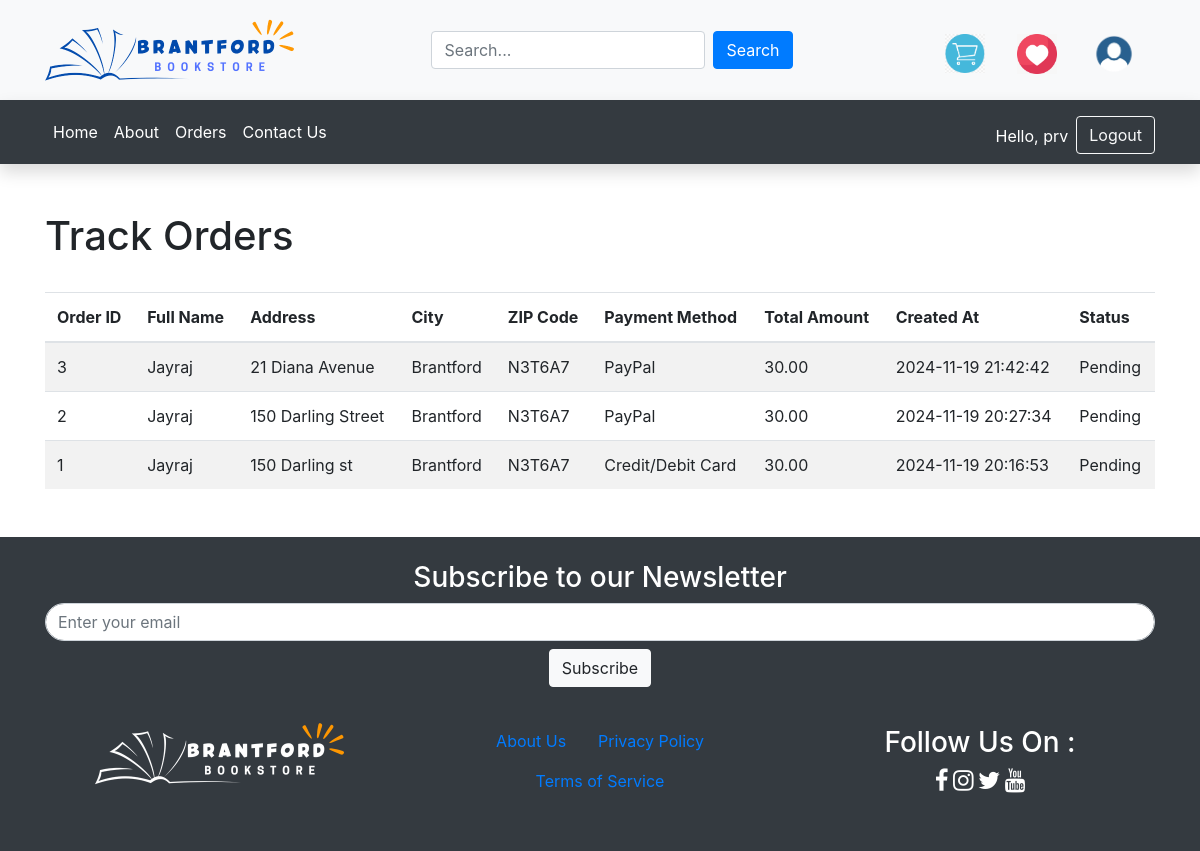
/track_order.php (signed in), run on an earlier commit of the app's database.
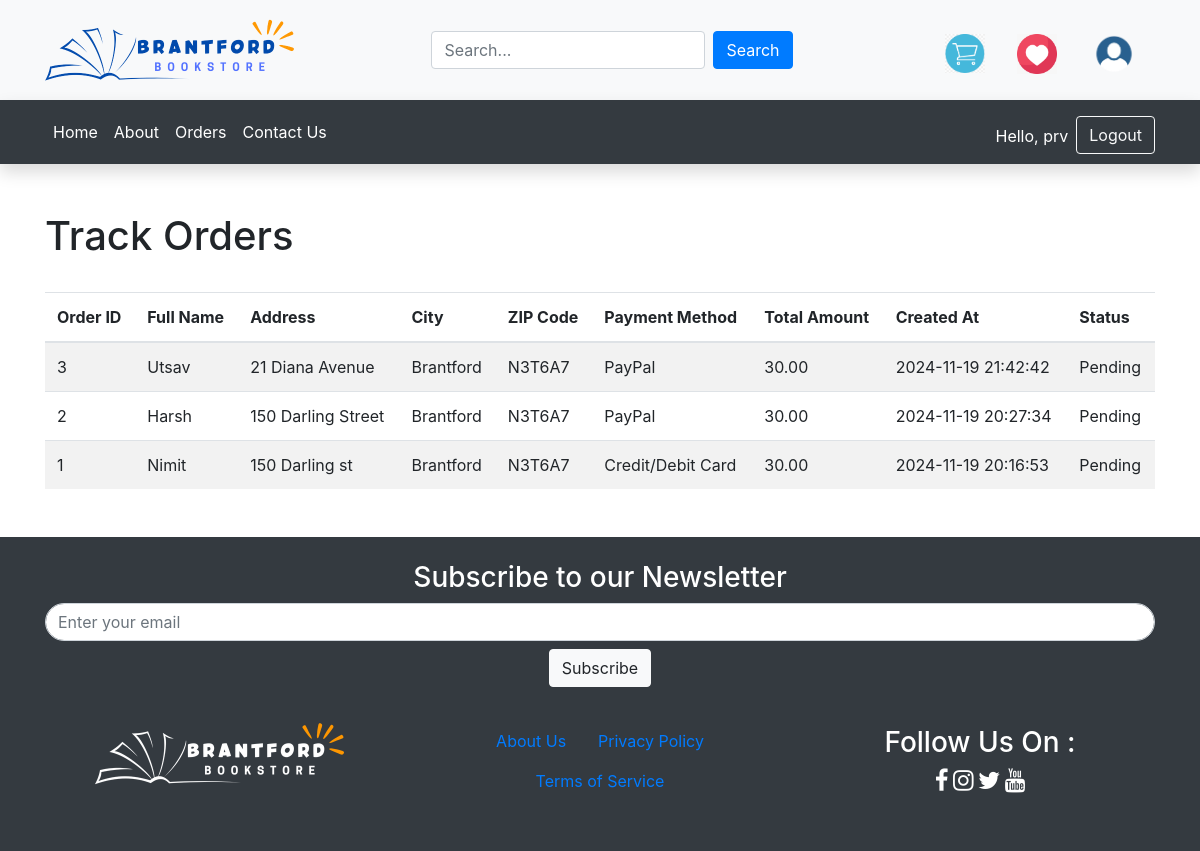
And on a later commit of the database.
### tables this page shows
CREATE TABLE `orders` (
  `id` int(11) NOT NULL,
  `user_id` int(11) NOT NULL,
  `full_name` varchar(255) NOT NULL,
  `address` varchar(255) NOT NULL,
  `city` varchar(255) NOT NULL,
  `zip_code` varchar(10) NOT NULL,
  `payment_method` varchar(50) NOT NULL,
  `total_amount` decimal(10,2) NOT NULL,
  `created_at` timestamp NOT NULL DEFAULT current_timestamp()
);

### track_order.php (the view, shortened to what this page needs)
<?php
include 'config/database.php';
$user_id = $_SESSION['user_id'];
$sql = "
    SELECT o.id AS order_id, o.full_name, o.address, o.city, o.zip_code,
           o.payment_method, o.total_amount, o.created_at, o.status, o.created_at
    FROM orders o
    WHERE o.user_id = ?
    ORDER BY o.created_at DESC
";
$stmt = $db->prepare($sql);
$stmt->bind_param("i", $user_id);
$stmt->execute();
$result = $stmt->get_result();
?>
<?php include 'components/header.php'; ?>
<div class="container mt-5 mb-5">
    <h1 class="txt-center">Track Orders</h1>
    <br>
    <?php
    if ($result->num_rows > 0) {
        echo "<table class='table table-striped'>";
        echo "<thead><tr>
            <th>Order ID</th>
            <th>Full Name</th>
            <th>Address</th>
            <th>City</th>
            <th>ZIP Code</th>
            <th>Payment Method</th>
            <th>Total Amount</th>
            <th>Created At</th>
            <th>Status</th>
          </tr></thead>";
        echo "<tbody>";
        while ($row = $result->fetch_assoc()) {
            echo "<tr>
                <td>{$row['order_id']}</td>
                <td>{$row['full_name']}</td>
                <td>{$row['address']}</td>
                <td>{$row['city']}</td>
                <td>{$row['zip_code']}</td>
                <td>{$row['payment_method']}</td>
                <td>{$row['total_amount']}</td>
                <td>{$row['created_at']}</td>
                <td>{$row['status']}</td>
              </tr>";
        }
        echo "</tbody></table>";
    } else {
        echo "<p>No orders found.</p>";
    }
    ?>
</div>
<?php include 'components/footer.php'; ?>

What changed in the data, as far as the page shows it:
changed orders "21 Diana Avenue": full_name "Jayraj" → "Utsav"
changed orders "150 Darling Street": full_name "Jayraj" → "Harsh"
changed orders "150 Darling st": full_name "Jayraj" → "Nimit"
